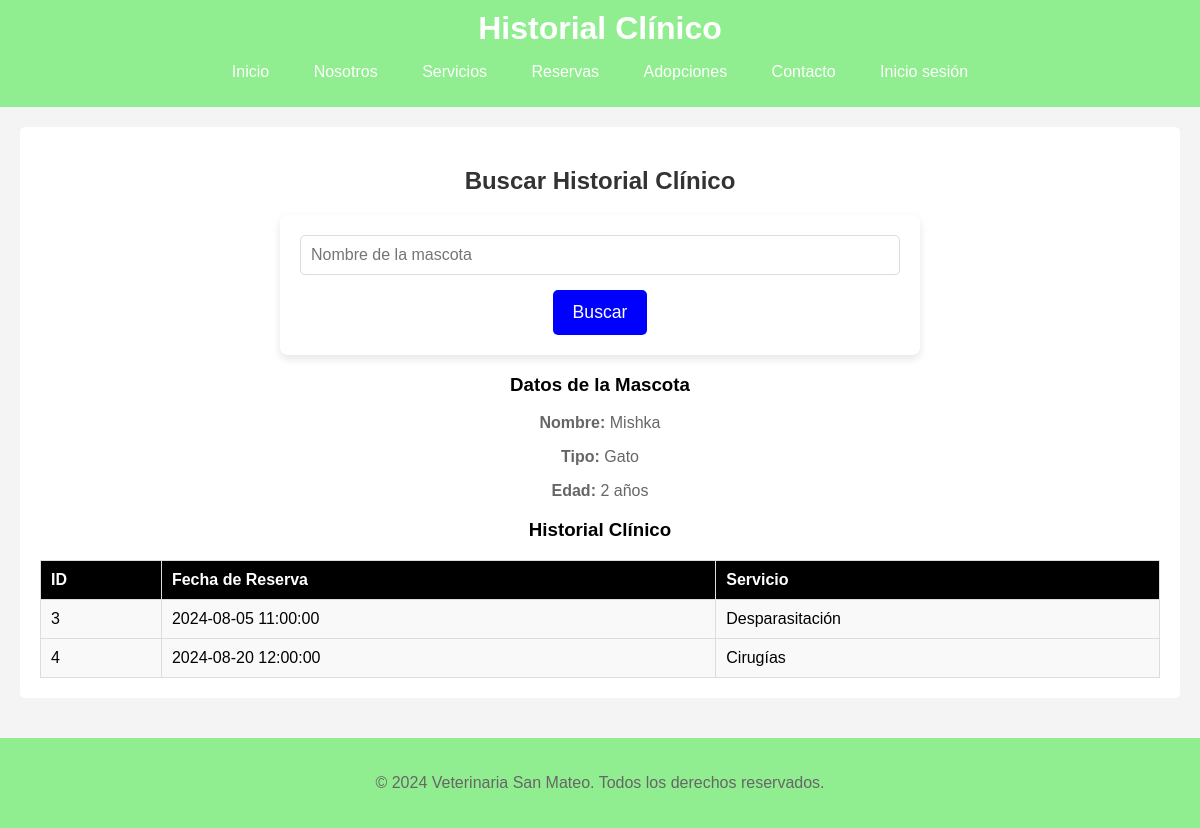
Screenshot of /historial.php?nombre_mascota=Mishka with the database file from the repository.
### tables this page shows
CREATE TABLE IF NOT EXISTS `mascotas` (
  `id` INT AUTO_INCREMENT PRIMARY KEY,
  `nombre` VARCHAR(50) NOT NULL,
  `tipo` VARCHAR(30) NOT NULL,
  `edad` INT,
  `usuario_id` INT NOT NULL,
  FOREIGN KEY (`usuario_id`) REFERENCES `usuario`(`id`)
);

CREATE TABLE IF NOT EXISTS historial_clinico (
    id INT AUTO_INCREMENT PRIMARY KEY,
    reserva_id INT NOT NULL,
    mascota_id INT NOT NULL,
    fecha_reserva DATETIME NOT NULL,
    servicio_id INT NOT NULL,
    FOREIGN KEY (reserva_id) REFERENCES reservas(id),
    FOREIGN KEY (mascota_id) REFERENCES mascotas(id),
    FOREIGN KEY (servicio_id) REFERENCES servicios(id)
);

CREATE TABLE IF NOT EXISTS `servicios` (
  `id` INT AUTO_INCREMENT PRIMARY KEY,
  `nombre` VARCHAR(100) NOT NULL,
  `precio` DECIMAL(10, 2) NOT NULL
);

### functions.php (called while the page is built, shortened)
<?php
include("db.php");
function getMenu(){
    $menu = array(
        array("url" => "index.php", "name" => "Inicio")
    );
    if (!isset($_SESSION["usuario"]) || $_SESSION["usuario"] == "") {
        $menu[] = array("url" => "nosotros.php", "name" => "Nosotros");
        $menu[] = array("url" => "servicios.php", "name" => "Servicios");
    }
    $menu[] = array("url" => "reservas.php", "name" => "Reservas");
    $menu[] = array("url" => "adopciones.php", "name" => "Adopciones");
    if (isset($_SESSION["usuario"]) && $_SESSION["usuario"] != "") {
        $menu[] = array("url" => "ver_reservas.php", "name" => "Ver Reservas");
        $menu[] = array("url" => "ver_adopciones.php", "name" => "Ver Adopciones");
        $menu[] = array("url" => "historial.php", "name" => "Historial Medico");
        $menu[] = array("url" => "recomendaciones.php", "name" => "Recomendaciones");
        $menu[] = array("url" => "salir.php", "name" => "Salir");
    } else {
        $menu[] = array("url" => "contacto.php", "name" => "Contacto");
        $menu[] = array("url" => "ingresar.php", "name" => "Inicio sesión");
    }
    return $menu;
}
function getMascotaByName($nombre_mascota) {
    global $conn;
    $query = "SELECT * FROM mascotas WHERE nombre = ?";
    $stmt = $conn->prepare($query);
    $stmt->bind_param("s", $nombre_mascota);
    $stmt->execute();
    $result = $stmt->get_result();
    $mascota = $result->fetch_assoc();
    return $mascota;
}
function getHistorialClinicoByMascotaId($mascota_id) {
    global $conn;
    $query = "SELECT hc.id, hc.fecha_reserva, s.nombre AS nombre_servicio
              FROM historial_clinico hc
              JOIN servicios s ON hc.servicio_id = s.id
              WHERE hc.mascota_id = ?";
    $stmt = $conn->prepare($query);
    $stmt->bind_param("i", $mascota_id);
    $stmt->execute();
    $result = $stmt->get_result();
    $historialClinico = $result->fetch_all(MYSQLI_ASSOC);
    return $historialClinico;
}

### historial.php (the view, shortened to what this page needs)
<?php
include 'functions.php';
$menu = getMenu();
$historialClinico = [];
$mascota = null;
if (isset($_GET['nombre_mascota'])) {
    $nombreMascota = $_GET['nombre_mascota'];
    $mascota = getMascotaByName($nombreMascota);
    if ($mascota) {
        $historialClinico = getHistorialClinicoByMascotaId($mascota['id']);
    }
}
?>
<!DOCTYPE html>
<html lang="es">
<head>
    <link rel="stylesheet" href="./css/style.css">
</head>
<body>
    <header>
        <h1>Historial Clínico</h1>
        <nav>
            <ul>
                <?php foreach ($menu as $item) { ?>
                    <li><a href="<?php echo $item["url"]; ?>"><?php echo $item["name"]; ?></a></li>
                <?php } ?>
            </ul>
        </nav>
    </header>
    <main>
        <section>
            <h2>Buscar Historial Clínico</h2>
            <form method="get" action="historial.php">
                <input type="text" name="nombre_mascota" placeholder="Nombre de la mascota" required>
                <button type="submit">Buscar</button>
            </form>
            <?php if ($mascota): ?>
                <h3>Datos de la Mascota</h3>
                <p><strong>Nombre:</strong> <?php echo $mascota['nombre']; ?></p>
                <p><strong>Tipo:</strong> <?php echo $mascota['tipo']; ?></p>
                <p><strong>Edad:</strong> <?php echo $mascota['edad']; ?> años</p>
                <h3>Historial Clínico</h3>
                <table border="1" cellpadding="10" cellspacing="0">
                    <thead>
                        <tr>
                            <th>ID</th>
                            <th>Fecha de Reserva</th>
                            <th>Servicio</th>
                        </tr>
                    </thead>
                    <tbody>
                        <?php if (count($historialClinico) > 0): ?>
                            <?php foreach ($historialClinico as $historial): ?>
                                <tr>
                                    <td><?php echo $historial['id']; ?></td>
                                    <td><?php echo $historial['fecha_reserva']; ?></td>
                                    <td><?php echo $historial['nombre_servicio']; ?></td>
                                </tr>
                            <?php endforeach; ?>
                        <?php else: ?>
                            <tr>
                                <td colspan="3">No hay historial clínico para esta mascota.</td>
                            </tr>
                        <?php endif; ?>
                    </tbody>
                </table>
            <?php elseif (isset($_GET['nombre_mascota'])): ?>
                <p>No se encontró ninguna mascota con ese nombre.</p>
            <?php endif; ?>
        </section>
    </main>
    <footer>
        <p>&copy; 2024 Veterinaria San Mateo. Todos los derechos reservados.</p>
    </footer>
</body>
</html>

### CSS/style.css (style rules this page uses)
body { font-family: Arial, sans-serif; margin: 0; padding: 0; background-color: #f4f4f4; }
header { background-color: lightgreen; color: #fff; padding: 10px 0; text-align: center; }
header h1 { margin: 0; }
nav ul { list-style: none; padding: 0; }
nav ul li { display: inline; margin: 0 10px; }
nav ul li a { color: #fff; text-decoration: none; padding: 5px 10px; border-radius: 3px; }
main { padding: 20px; }
section { margin-bottom: 20px; background-color: #fff; padding: 20px; border-radius: 5px; text-align: center; }
h2 { color: #333; }
p { color: #666; }
form { max-width: 600px; margin: 0 auto; padding: 20px; background-color: #fff; border-radius: 8px; box-shadow: 0 4px 8px rgba(0, 0, 0, 0.1); }
form input[type="text"], form input[type="email"], form input[type="tel"], form input[type="password"], form input[type="datetime-local"], form select, form textarea { width: 100%; padding: 10px; margin-bottom: 15px; border: 1px solid #ddd; border-radius: 5px; font-size: 1em; box-sizing: border-box; }
form button[type="submit"] { padding: 12px 20px; background-color: blue; color: #fff; border: none; border-radius: 5px; font-size: 1.1em; cursor: pointer; transition: background-color 0.3s ease, transform 0.2s ease; }
footer { background-color: lightgreen; color: black; padding: 20px 0; text-align: center; }
table { width: 100%; border-collapse: collapse; }
th, td { padding: 10px; text-align: left; border: 1px solid #ddd; }
th { background-color: lightgreen; color: white; }
td { background-color: #f9f9f9; }
th, td { padding: 10px; border: 1px solid #ddd; text-align: left; }
th { background-color: black; }

### rows the page displays
mascotas: nombre "Mishka", tipo "Gato", edad "2"
historial_clinico: id "3", fecha_reserva "2024-08-05 11:00:00", servicio.nombre "Desparasitación"
historial_clinico: id "4", fecha_reserva "2024-08-20 12:00:00", servicio.nombre "Cirugías"

### other values shown
$item["name"] "Inicio"
$item["name"] "Nosotros"
$item["name"] "Servicios"
$item["name"] "Reservas"
$item["name"] "Adopciones"
$item["name"] "Contacto"
$item["name"] "Inicio sesión"
